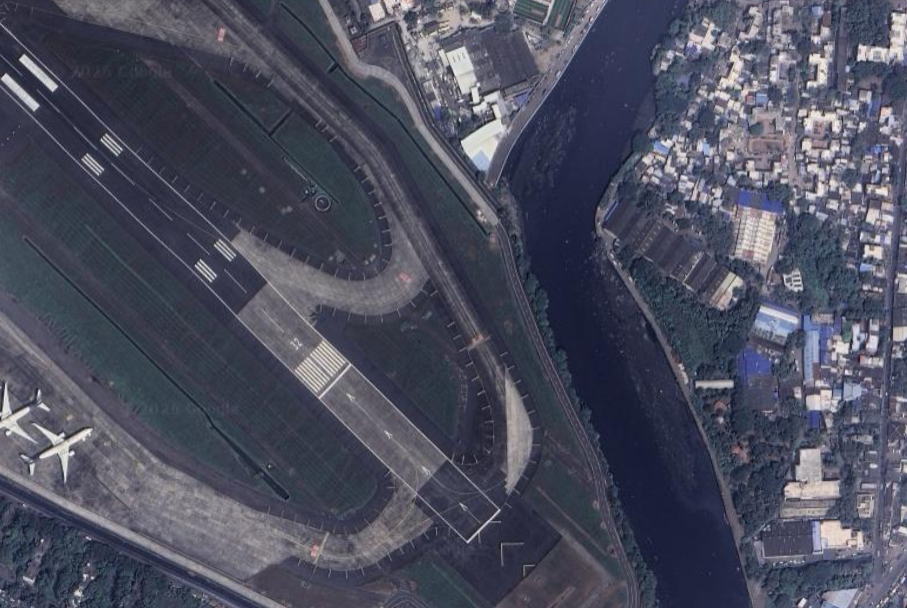
#> input picture asset/Runway_Original.png, 907 x 608 px, found by its file name
$ jupyter execute Analysis_2.ipynb
#> lines starting #> are read from the running program, lines starting #| are printed output that depends on the picture
[cell 1]
import cv2
import numpy as np
import matplotlib.pyplot as plt

# ===== LOAD IMAGE =====
img = cv2.imread("runway_original.png")   # <-- change path if needed
#> img is the input picture: shape (608, 907, 3); mean B, G, R 94.4, 78.1, 76.2

if img is None:
    print("Image not found. Check file path.")
else:
    print("Image loaded successfully")

# ===== CONVERT TO GRAYSCALE =====
clahe = cv2.createCLAHE(clipLimit=2.0, tileGridSize=(8,8))

gray = cv2.cvtColor(img, cv2.COLOR_BGR2GRAY)
gray = clahe.apply(gray)
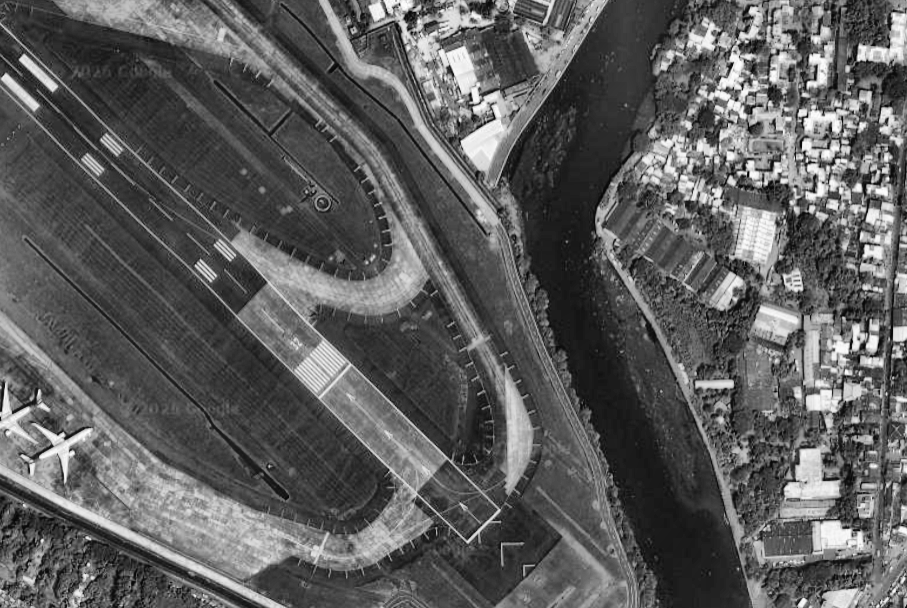
#> gray: shape (608, 907); min 4, max 253, mean 92.9

# ===== CREATE SIFT OBJECT =====
sift = cv2.SIFT_create() #trying to compare only strong keypoints

# ===== DETECT KEYPOINTS AND DESCRIPTORS =====
keypoints, descriptors = sift.detectAndCompute(gray, None)
#> keypoints = 8376 keypoints; strongest (x, y, size): (807, 116, 1.8), (858, 188, 5.4), (850, 347, 2.2), (851, 342, 2.9)

print("Number of keypoints detected:", len(keypoints))
#| Number of keypoints detected: 8376

# ===== DRAW KEYPOINTS =====
img_kp = cv2.drawKeypoints(
    img,
    keypoints,
    None,
    flags=cv2.DRAW_MATCHES_FLAGS_DRAW_RICH_KEYPOINTS
)

# ===== DISPLAY =====
plt.figure(figsize=(10,10))
plt.imshow(cv2.cvtColor(img_kp, cv2.COLOR_BGR2RGB))
plt.title("SIFT Keypoints")
plt.axis("off")
plt.show()

[cell 2]
# reload original
img1 = cv2.imread("runway_original.png")
gray1 = cv2.cvtColor(img1, cv2.COLOR_BGR2GRAY)

h, w = gray1.shape
#> h = 608; w = 907

# ===== TRANSFORMATION =====
angle = 30       # rotation angle
scale = 0.7      # zoom out

M = cv2.getRotationMatrix2D((w/2, h/2), angle, scale)
img2 = cv2.warpAffine(img1, M, (w, h))

gray2 = cv2.cvtColor(img2, cv2.COLOR_BGR2GRAY)

plt.figure(figsize=(10,10))
plt.imshow(cv2.cvtColor(img2, cv2.COLOR_BGR2RGB))
plt.title("Transformed Image")
plt.axis("off")
plt.show()

[cell 3]
sift = cv2.SIFT_create()

kp1, des1 = sift.detectAndCompute(gray1, None)
#> kp1 = 4670 keypoints; strongest (x, y, size): (24, 60, 6.5), (52, 86, 6.6), (42, 540, 1.8), (858, 188, 5.1)
kp2, des2 = sift.detectAndCompute(gray2, None)
#> kp2 = 2288 keypoints; strongest (x, y, size): (735, 166, 6.8), (805, 284, 3.7), (770, 364, 3.5), (104, 324, 4.9)

print("Keypoints Image 1:", len(kp1))
#| Keypoints Image 1: 4670
print("Keypoints Image 2:", len(kp2))
#| Keypoints Image 2: 2288

[cell 4]
bf = cv2.BFMatcher()

matches = bf.knnMatch(des1, des2, k=2)
#> matches = 4670 matches

good_matches = []
for m, n in matches:
    if m.distance < 0.75 * n.distance:
        good_matches.append(m)
#> after the loop, good_matches = 1519 matches

print("Total Matches:", len(matches))
#| Total Matches: 4670
print("Good Matches:", len(good_matches))
#| Good Matches: 1519

[cell 5]
match_img = cv2.drawMatches(
    img1, kp1,
    img2, kp2,
    good_matches[:200],   # show first 200 for clarity
    None,
    flags=2
)
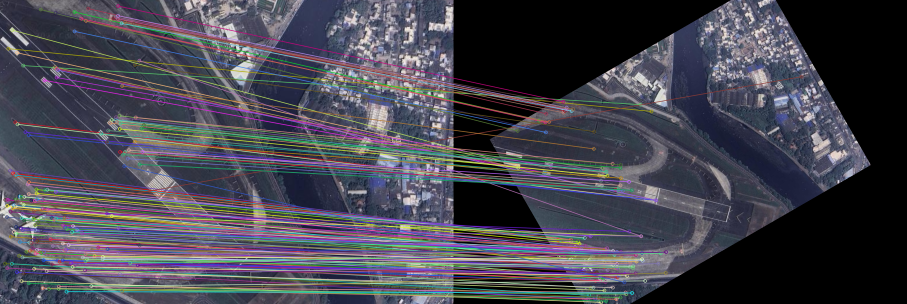
#> match_img: shape (608, 1814, 3) (shown at 1/2 size); mean B, G, R 79.2, 68.6, 69.4

plt.figure(figsize=(15,10))
plt.imshow(cv2.cvtColor(match_img, cv2.COLOR_BGR2RGB))
plt.title("Feature Matching using SIFT")
plt.axis("off")
plt.show()

[cell 6]
# --- CHANGE 1: Enable CrossCheck in the Matcher ---
# This replaces the need for Lowe's Ratio Test by ensuring mutual best matches
bf = cv2.BFMatcher(cv2.NORM_L2, crossCheck=True)

angles = [0, 15, 30, 45, 60,90]
match_ratios = []

print(f"{'Angle':<10} | {'Raw Matches':<15} | {'RANSAC Inliers':<15} | {'Ratio':<10}")
print("-" * 65)

for angle in angles:
    # 1. Transform: Rotate and Scale
    M_rot = cv2.getRotationMatrix2D((w/2, h/2), angle, 0.7)
    img2 = cv2.warpAffine(img1, M_rot, (w, h))
    gray2 = cv2.cvtColor(img2, cv2.COLOR_RGB2GRAY)

    # 2. Detect and Compute
    kp2, des2 = sift.detectAndCompute(gray2, None)

    if des2 is None:
        match_ratios.append(0)
        continue

    # --- CHANGE 2: Simple Match instead of KNN ---
    # Because crossCheck=True is enabled, we get high-quality matches immediately
    matches = bf.match(des1, des2)

    # --- CHANGE 3: No more Lowe's loop ---
    # We pass all cross-checked matches directly to RANSAC
    good_matches = matches

    # 3. Geometric Verification using RANSAC
    final_matches_count = 0
    if len(good_matches) > 10:
        src_pts = np.float32([kp1[m.queryIdx].pt for m in good_matches]).reshape(-1, 1, 2)
        dst_pts = np.float32([kp2[m.trainIdx].pt for m in good_matches]).reshape(-1, 1, 2)

        # findHomography acts as the ultimate 'datapoint checker'
        _, mask = cv2.findHomography(src_pts, dst_pts, cv2.RANSAC, 5.0)

        if mask is not None:
            # Count how many matches are geometrically consistent (inliers)
            final_matches_count = np.sum(mask)
    else:
        final_matches_count = len(good_matches)

    # 4. Calculate Ratio (RANSAC Inliers / Total Cross-Checked Matches)
    ratio = final_matches_count / len(matches) if len(matches) > 0 else 0
    match_ratios.append(ratio)

    print(f"{angle:<10} | {len(matches):<15} | {int(final_matches_count):<15} | {ratio:.3f}")
#> this loop made 6 passes
#> (matches, good_matches, final_matches_count, ratio) on passes 1 to 6: (1726 matches, 1726 matches, 1542, 0.893), (1718 matches, 1718 matches, 1527, 0.889), (1667 matches, 1667 matches, 1479, 0.887), (1609 matches, 1609 matches, 1423, 0.884), (1550 matches, 1550 matches, 1365, 0.881), (1647 matches, 1647 matches, 1467, 0.891)
#| 0          | 1726            | 1542            | 0.893
#| 15         | 1718            | 1527            | 0.889
#| 30         | 1667            | 1479            | 0.887
#| 45         | 1609            | 1423            | 0.884
#| 60         | 1550            | 1365            | 0.881
#| 90         | 1647            | 1467            | 0.891
#> pass 1, `img2 = cv2.warpAffine(img1, M_rot, (w, h))`:
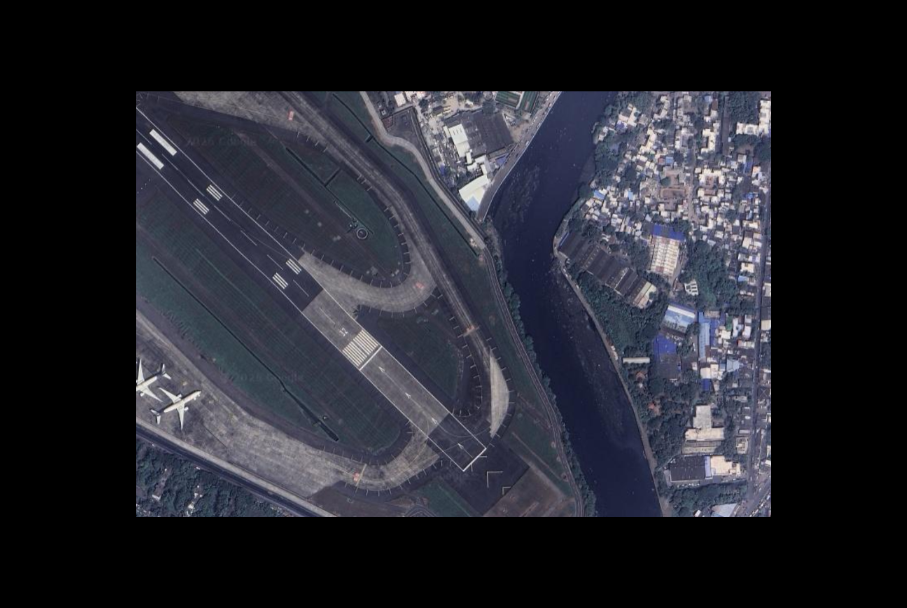
#> img2: shape (608, 907, 3); mean B, G, R 46.3, 38.3, 37.3
#> after the loop:
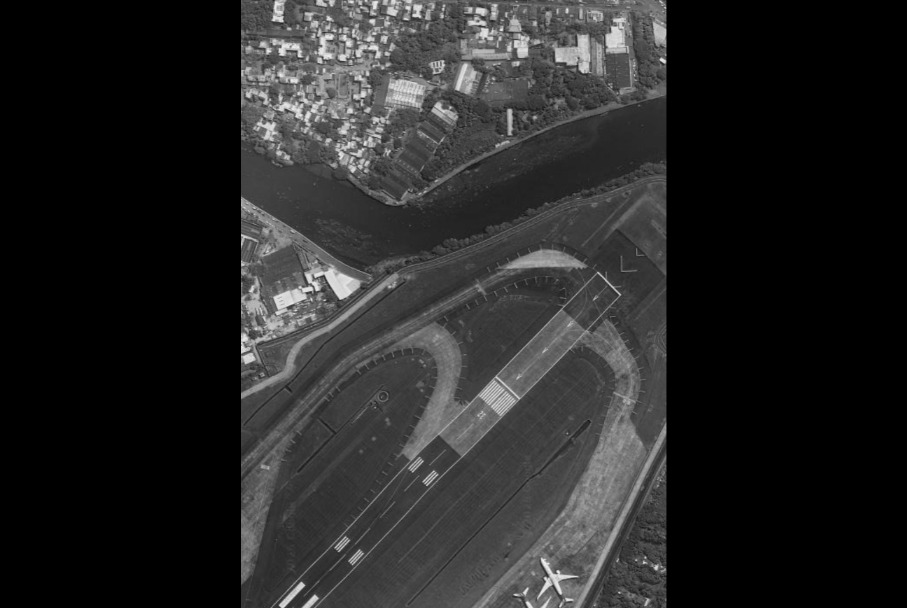
#> gray2: shape (608, 907); min 0, max 240, mean 38.5
#> after the loop, match_ratios = [0.893, 0.889, 0.887, 0.884, 0.881, 0.891]

# --- Plotting ---
plt.figure(figsize=(10, 5))
plt.plot(angles, match_ratios, marker='o', linestyle='-', color='g')
plt.title('SIFT Robustness (CrossCheck + RANSAC)')
plt.xlabel('Rotation Angle (Degrees)')
plt.ylabel('Match Ratio (Inliers / Raw Matches)')
plt.grid(True)
plt.show()

[cell 7]
# 2. SCALE TEST (Fixed Rotation at 30 degrees)
scales = [1.0, 0.9, 0.8, 0.7, 0.5, 0.3]
scale_ratios = []

print(f"{'Scale':<10} | {'Symmetry Match':<15} | {'RANSAC Inlier':<15} | {'Ratio'}")
print("-" * 60)

for s in scales:
    # IMPORTANT: Always derive M from the ORIGINAL w, h
    M = cv2.getRotationMatrix2D((w/2, h/2), 30, s)

    # Apply transformation
    img2 = cv2.warpAffine(img1, M, (w, h), borderValue=(0,0,0))
    gray2 = cv2.cvtColor(img2, cv2.COLOR_BGR2GRAY)

    # Detect features in the transformed image
    kp2, des2 = sift.detectAndCompute(gray2, None)

    if des2 is None:
        scale_ratios.append(0)
        continue

    # Match using Symmetry (Cross-Check)
    matches = bf.match(des1, des2)

    # Geometric Verification (RANSAC)
    inliers_count = 0
    if len(matches) > 10:
        src_pts = np.float32([kp1[m.queryIdx].pt for m in matches]).reshape(-1, 1, 2)
        dst_pts = np.float32([kp2[m.trainIdx].pt for m in matches]).reshape(-1, 1, 2)

        _, mask = cv2.findHomography(src_pts, dst_pts, cv2.RANSAC, 5.0)
        if mask is not None:
            inliers_count = np.sum(mask)

    # Consistency Check:
    # Use len(matches) as denominator to see how many "potential" matches were valid
    ratio = inliers_count / len(matches) if len(matches) > 0 else 0
    scale_ratios.append(ratio)

    print(f"{s:<10} | {len(matches):<15} | {int(inliers_count):<15} | {ratio:.4f}")
#> this loop made 6 passes
#> (matches, inliers_count, ratio) on passes 1 to 6: (2292 matches, 2104, 0.918), (2247 matches, 2077, 0.924), (2098 matches, 1940, 0.925), (1688 matches, 1499, 0.888), (902 matches, 753, 0.835), (329 matches, 214, 0.65)
#| 1.0        | 2292            | 2104            | 0.9180
#| 0.9        | 2247            | 2077            | 0.9243
#| 0.8        | 2098            | 1940            | 0.9247
#| 0.7        | 1688            | 1499            | 0.8880
#| 0.5        | 902             | 753             | 0.8348
#| 0.3        | 329             | 214             | 0.6505
#> pass 1, `gray2 = cv2.cvtColor(img2, cv2.COLOR_BGR2GRAY)`:
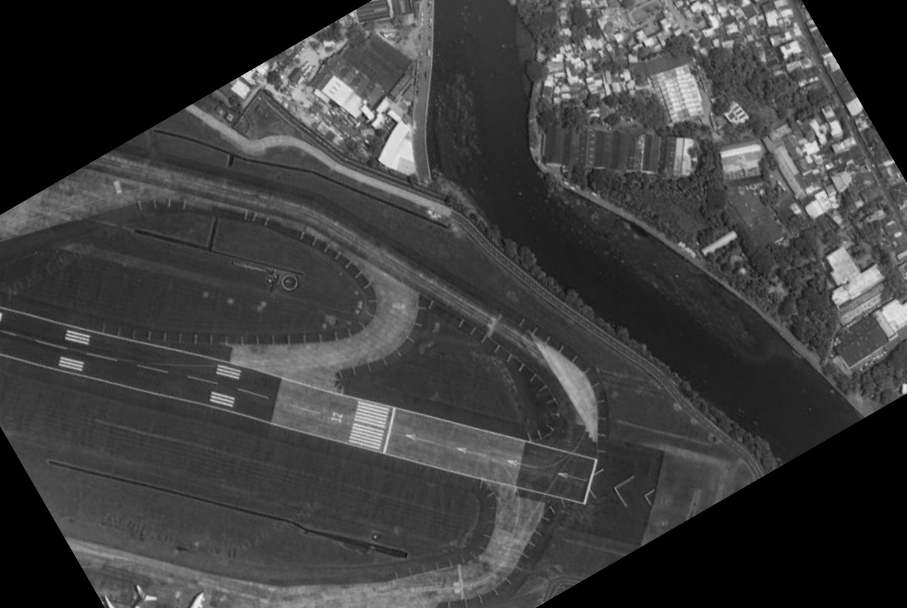
#> gray2: shape (608, 907); min 0, max 241, mean 61.7
#> after the loop:
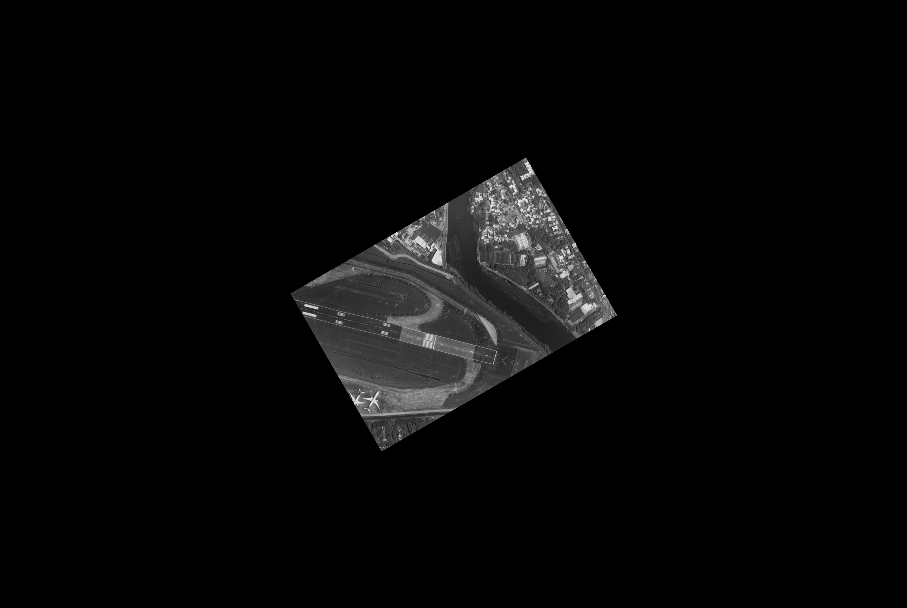
#> gray2: shape (608, 907); min 0, max 236, mean 7.2
#> after the loop, scale_ratios = [0.918, 0.924, 0.925, 0.888, 0.835, 0.65]

# 3. Visualization
plt.figure(figsize=(10, 5))
plt.plot(scales, scale_ratios, marker='s', color='red')
plt.title('SIFT Robustness: Scale Analysis (Fixed 30° Rotation)')
plt.xlabel('Scale Factor')
plt.ylabel('RANSAC Inlier Ratio')
plt.grid(True)
plt.show()

[cell 8]
sigmas = [0, 1, 2, 3, 5]
blur_ratios = []

print(f"{'Sigma':<10} | {'Symmetry Match':<15} | {'RANSAC Inlier':<15} | {'Ratio'}")
print("-" * 60)

for s in sigmas:
    # 1. Apply Blur
    if s == 0:
        img_blur = img1.copy()
    else:
        img_blur = cv2.GaussianBlur(img1, (0,0), s)

    gray2 = cv2.cvtColor(img_blur, cv2.COLOR_BGR2GRAY)

    # 2. Detect & Compute
    kp2, des2 = sift.detectAndCompute(gray2, None)

    if des2 is None:
        blur_ratios.append(0)
        continue

    # 3. Match with Symmetry (Cross-Check)
    # This removes ambiguous matches without needing the 0.75 threshold
    matches = bf.match(des1, des2)

    # 4. RANSAC Geometric Verification
    inliers_count = 0
    if len(matches) > 10:
        src_pts = np.float32([kp1[m.queryIdx].pt for m in matches]).reshape(-1, 1, 2)
        dst_pts = np.float32([kp2[m.trainIdx].pt for m in matches]).reshape(-1, 1, 2)

        # In this test, RANSAC expects the transformation to be the Identity Matrix.
        # It will kill any match that has 'drifted' due to blur.
        _, mask = cv2.findHomography(src_pts, dst_pts, cv2.RANSAC, 5.0)

        if mask is not None:
            inliers_count = np.sum(mask)
    else:
        inliers_count = len(matches)

    # 5. Calculate Ratio (Inliers / Total Raw Matches)
    ratio = inliers_count / len(matches) if len(matches) > 0 else 0
    blur_ratios.append(ratio)

    print(f"{s:<10} | {len(matches):<15} | {int(inliers_count):<15} | {ratio:.4f}")
#> this loop made 5 passes
#> (matches, inliers_count, ratio) on passes 1 to 5: (4670 matches, 4670, 1), (1735 matches, 1467, 0.846), (671 matches, 465, 0.693), (389 matches, 214, 0.55), (164 matches, 88, 0.537)
#| 0          | 4670            | 4670            | 1.0000
#| 1          | 1735            | 1467            | 0.8455
#| 2          | 671             | 465             | 0.6930
#| 3          | 389             | 214             | 0.5501
#| 5          | 164             | 88              | 0.5366
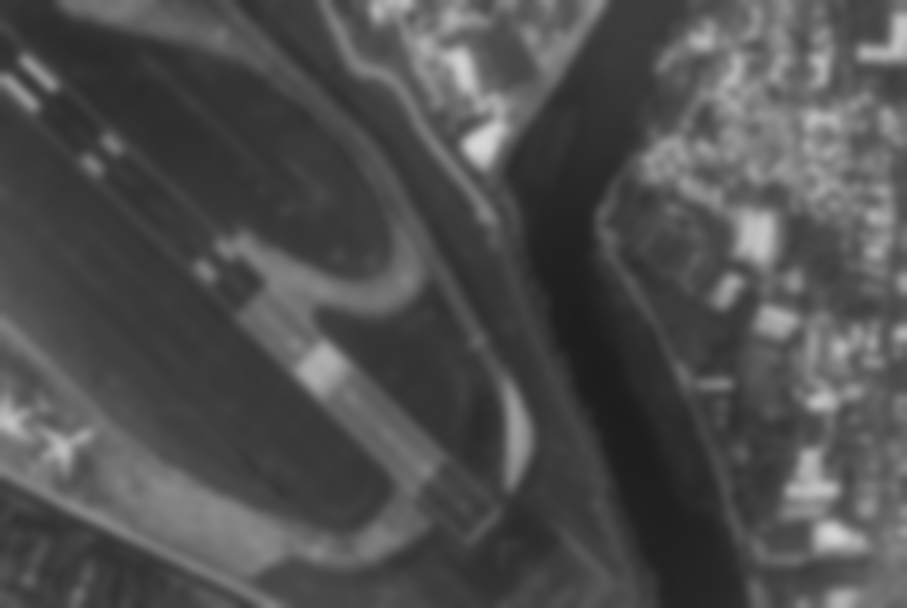
#> gray2: shape (608, 907); min 29, max 214, mean 79.4
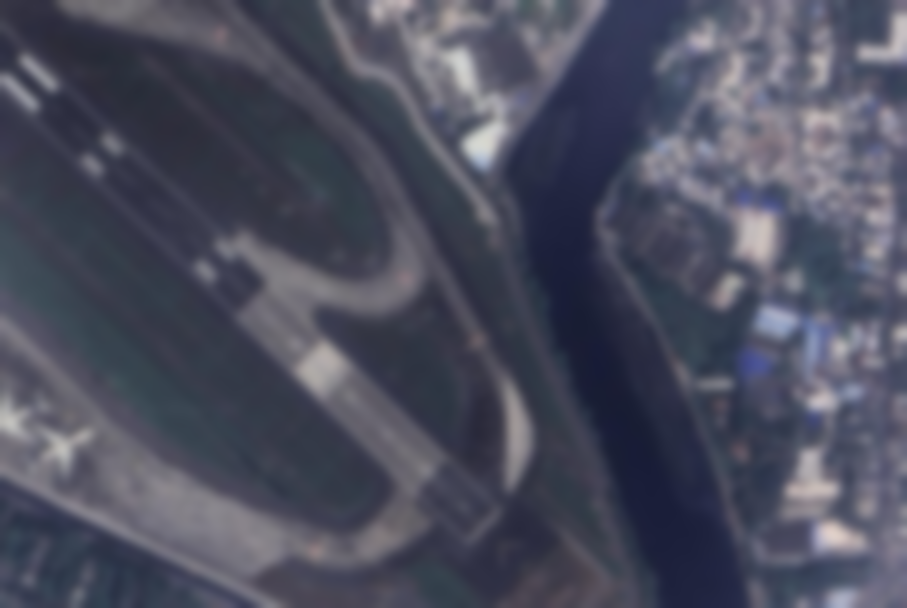
#> img_blur: shape (608, 907, 3); mean B, G, R 94.4, 78.1, 76.2
#> after the loop, blur_ratios = [1, 0.846, 0.693, 0.55, 0.537]

# --- 3. VISUALIZATION ---
plt.figure(figsize=(10, 5))
plt.plot(sigmas, blur_ratios, marker='o', color='purple', linewidth=2)
plt.title('SIFT Robustness: Gaussian Blur Analysis (Symmetry + RANSAC)')
plt.xlabel('Gaussian Blur Sigma')
plt.ylabel('RANSAC Inlier Ratio')
plt.grid(True, linestyle='--')
plt.show()
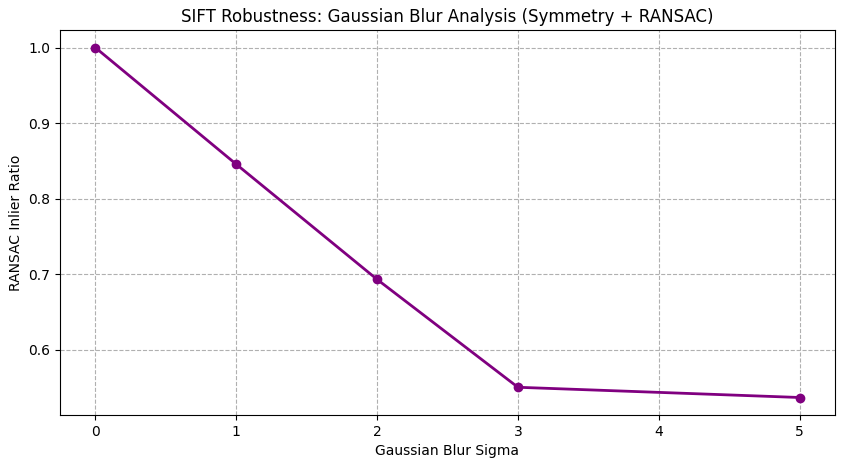
#> figure drawn by matplotlib, 1 panel
